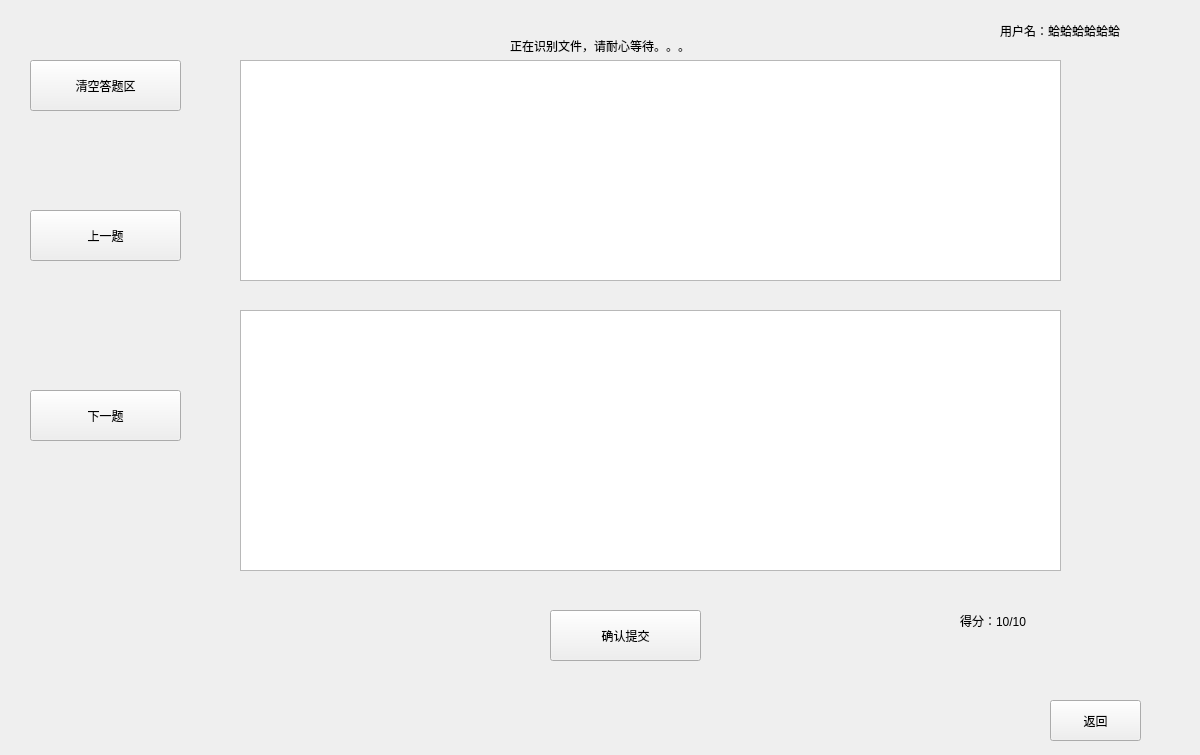
<?xml version="1.0" encoding="UTF-8"?>
<ui version="4.0">
 <class>SubjectiveItemQuizForm</class>
 <widget class="QWidget" name="SubjectiveItemQuizForm">
  <property name="geometry">
   <rect>
    <x>0</x>
    <y>0</y>
    <width>1200</width>
    <height>755</height>
   </rect>
  </property>
  <property name="windowTitle">
   <string>小航搜题-小测试</string>
  </property>
  <widget class="QTextEdit" name="questionTextEdit">
   <property name="geometry">
    <rect>
     <x>240</x>
     <y>60</y>
     <width>821</width>
     <height>221</height>
    </rect>
   </property>
   <property name="styleSheet">
    <string notr="true">font: 75 10pt &quot;Consolas&quot; rgb(241, 255, 235);</string>
   </property>
  </widget>
  <widget class="QPushButton" name="preQuestionButton">
   <property name="geometry">
    <rect>
     <x>30</x>
     <y>210</y>
     <width>151</width>
     <height>51</height>
    </rect>
   </property>
   <property name="styleSheet">
    <string notr="true">font: 75 10pt &quot;Consolas&quot; rgb(241, 255, 235);</string>
   </property>
   <property name="text">
    <string>上一题</string>
   </property>
  </widget>
  <widget class="QPushButton" name="clearButton">
   <property name="geometry">
    <rect>
     <x>30</x>
     <y>60</y>
     <width>151</width>
     <height>51</height>
    </rect>
   </property>
   <property name="styleSheet">
    <string notr="true">font: 75 10pt &quot;Consolas&quot; rgb(241, 255, 235);</string>
   </property>
   <property name="text">
    <string>清空答题区</string>
   </property>
  </widget>
  <widget class="QPushButton" name="nextQuestionButton">
   <property name="geometry">
    <rect>
     <x>30</x>
     <y>390</y>
     <width>151</width>
     <height>51</height>
    </rect>
   </property>
   <property name="styleSheet">
    <string notr="true">font: 75 10pt &quot;Consolas&quot; rgb(241, 255, 235);</string>
   </property>
   <property name="text">
    <string>下一题</string>
   </property>
  </widget>
  <widget class="QLabel" name="userNamelabel">
   <property name="geometry">
    <rect>
     <x>1000</x>
     <y>10</y>
     <width>191</width>
     <height>41</height>
    </rect>
   </property>
   <property name="styleSheet">
    <string notr="true">font: 9pt &quot;Consolas&quot; rgb(255, 14, 30);</string>
   </property>
   <property name="text">
    <string>用户名：蛤蛤蛤蛤蛤蛤</string>
   </property>
  </widget>
  <widget class="QLabel" name="scheduleLabel">
   <property name="geometry">
    <rect>
     <x>510</x>
     <y>30</y>
     <width>301</width>
     <height>31</height>
    </rect>
   </property>
   <property name="styleSheet">
    <string notr="true">font: 9pt &quot;Consolas&quot; rgb(255, 14, 30);</string>
   </property>
   <property name="text">
    <string>正在识别文件，请耐心等待。。。</string>
   </property>
  </widget>
  <widget class="QPushButton" name="confirmButton">
   <property name="geometry">
    <rect>
     <x>550</x>
     <y>610</y>
     <width>151</width>
     <height>51</height>
    </rect>
   </property>
   <property name="styleSheet">
    <string notr="true">font: 75 10pt &quot;Consolas&quot; rgb(241, 255, 235);</string>
   </property>
   <property name="text">
    <string>确认提交</string>
   </property>
  </widget>
  <widget class="QPushButton" name="goBackButton">
   <property name="geometry">
    <rect>
     <x>1050</x>
     <y>700</y>
     <width>91</width>
     <height>41</height>
    </rect>
   </property>
   <property name="styleSheet">
    <string notr="true">font: 75 10pt &quot;Consolas&quot; rgb(241, 255, 235);</string>
   </property>
   <property name="text">
    <string>返回</string>
   </property>
  </widget>
  <widget class="QLabel" name="scoreLabel">
   <property name="geometry">
    <rect>
     <x>960</x>
     <y>600</y>
     <width>131</width>
     <height>41</height>
    </rect>
   </property>
   <property name="styleSheet">
    <string notr="true">font: 75 10pt &quot;Consolas&quot; rgb(241, 255, 235);</string>
   </property>
   <property name="text">
    <string>得分：10/10</string>
   </property>
  </widget>
  <widget class="QLabel" name="myAnswerLabel">
   <property name="geometry">
    <rect>
     <x>660</x>
     <y>320</y>
     <width>141</width>
     <height>18</height>
    </rect>
   </property>
   <property name="styleSheet">
    <string notr="true">font: 75 10pt &quot;Consolas&quot; rgb(241, 255, 235);</string>
   </property>
   <property name="text">
    <string>我的答案：</string>
   </property>
  </widget>
  <widget class="QTextEdit" name="rightAnswerTextEdit">
   <property name="geometry">
    <rect>
     <x>240</x>
     <y>340</y>
     <width>401</width>
     <height>231</height>
    </rect>
   </property>
   <property name="styleSheet">
    <string notr="true">font: 75 10pt &quot;Consolas&quot; rgb(241, 255, 235);</string>
   </property>
   <property name="html">
    <string>&lt;!DOCTYPE HTML PUBLIC &quot;-//W3C//DTD HTML 4.0//EN&quot; &quot;http://www.w3.org/TR/REC-html40/strict.dtd&quot;&gt;
&lt;html&gt;&lt;head&gt;&lt;meta name=&quot;qrichtext&quot; content=&quot;1&quot; /&gt;&lt;style type=&quot;text/css&quot;&gt;
p, li { white-space: pre-wrap; }
&lt;/style&gt;&lt;/head&gt;&lt;body style=&quot; font-family:'Consolas'; font-size:10pt; font-weight:72; font-style:normal;&quot;&gt;
&lt;p style=&quot;-qt-paragraph-type:empty; margin-top:0px; margin-bottom:0px; margin-left:0px; margin-right:0px; -qt-block-indent:0; text-indent:0px;&quot;&gt;&lt;br /&gt;&lt;/p&gt;&lt;/body&gt;&lt;/html&gt;</string>
   </property>
  </widget>
  <widget class="QLabel" name="rightAnswerLabel">
   <property name="geometry">
    <rect>
     <x>240</x>
     <y>320</y>
     <width>111</width>
     <height>18</height>
    </rect>
   </property>
   <property name="styleSheet">
    <string notr="true">font: 75 10pt &quot;Consolas&quot; rgb(241, 255, 235);</string>
   </property>
   <property name="text">
    <string>正确答案：</string>
   </property>
  </widget>
  <widget class="QTextEdit" name="myAnswerTextEdit">
   <property name="geometry">
    <rect>
     <x>660</x>
     <y>340</y>
     <width>401</width>
     <height>231</height>
    </rect>
   </property>
   <property name="styleSheet">
    <string notr="true">font: 75 10pt &quot;Consolas&quot; rgb(241, 255, 235);</string>
   </property>
   <property name="html">
    <string>&lt;!DOCTYPE HTML PUBLIC &quot;-//W3C//DTD HTML 4.0//EN&quot; &quot;http://www.w3.org/TR/REC-html40/strict.dtd&quot;&gt;
&lt;html&gt;&lt;head&gt;&lt;meta name=&quot;qrichtext&quot; content=&quot;1&quot; /&gt;&lt;style type=&quot;text/css&quot;&gt;
p, li { white-space: pre-wrap; }
&lt;/style&gt;&lt;/head&gt;&lt;body style=&quot; font-family:'Consolas'; font-size:10pt; font-weight:72; font-style:normal;&quot;&gt;
&lt;p style=&quot;-qt-paragraph-type:empty; margin-top:0px; margin-bottom:0px; margin-left:0px; margin-right:0px; -qt-block-indent:0; text-indent:0px;&quot;&gt;&lt;br /&gt;&lt;/p&gt;&lt;/body&gt;&lt;/html&gt;</string>
   </property>
  </widget>
  <widget class="QTextEdit" name="writeTextEdit">
   <property name="geometry">
    <rect>
     <x>240</x>
     <y>310</y>
     <width>821</width>
     <height>261</height>
    </rect>
   </property>
   <property name="styleSheet">
    <string notr="true">font: 75 10pt &quot;Consolas&quot; rgb(241, 255, 235);</string>
   </property>
  </widget>
 </widget>
 <resources/>
 <connections/>
</ui>
